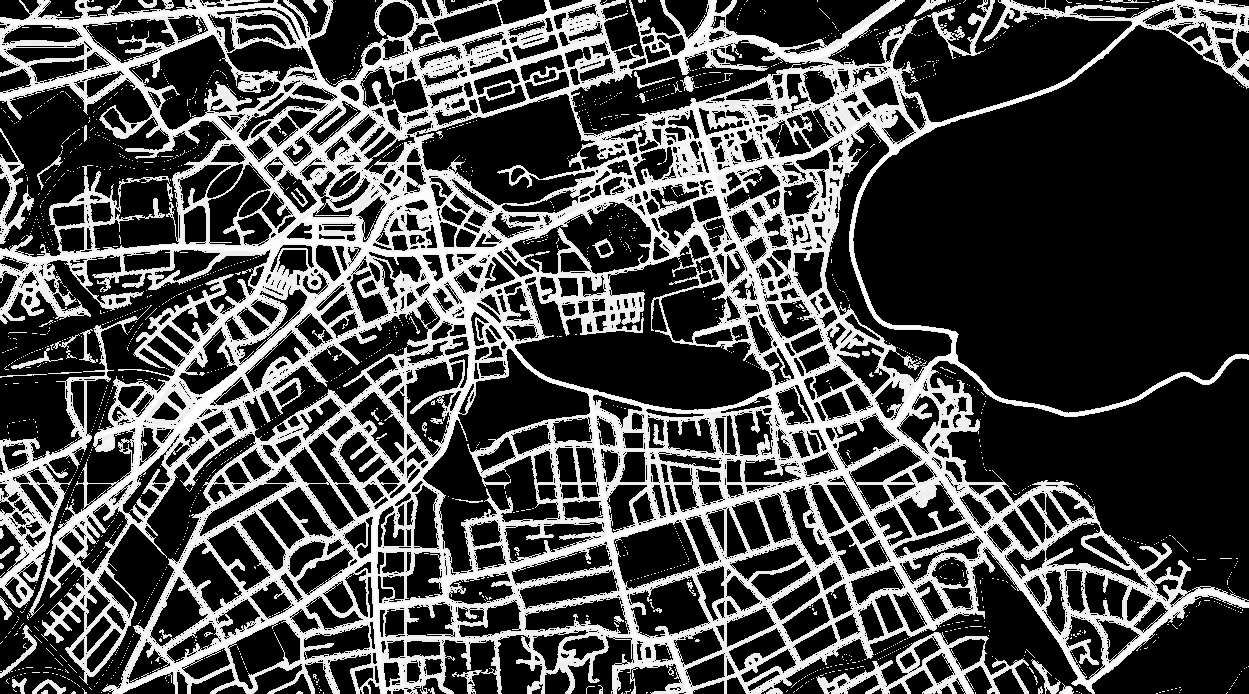
#> input picture Task1/image_gray2.png, 1249 x 694 px
$ python djikstra.py
#> lines starting #> are read from the running program, lines starting #| are printed output that depends on the picture; after the words box and inside, x2 and y2 are one past the last pixel; in counts of white or black regions, pixels touching at a corner belong together
# -*- coding: utf-8 -*-
"""
Created on Thu May 25 10:33:10 2023

@author: swami
"""

# Djikstra's Algorithm

import cv2 as cv
import numpy as np
import math

# This function determines if the considered point is inside the bounds of the image.
def inRange(img,x,y):
    return x>=0 and x<img.shape[0] and y>=0 and y<img.shape[1]

# Takes in the processed image.
image = cv.imread("image_gray2.png")
#> image is the input picture: shape (694, 1249, 3); mean B, G, R 72.3, 72, 71.5

image = cv.resize(image, (610, 338), interpolation = cv.INTER_LINEAR)
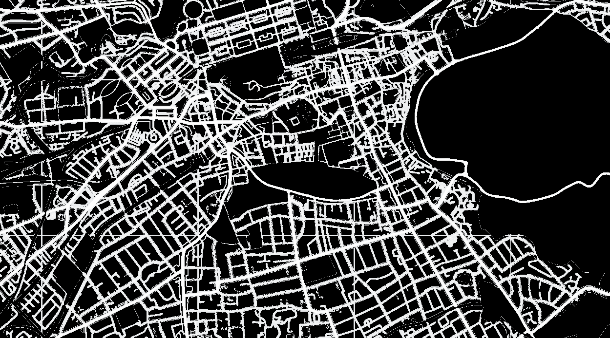
#> image: shape (338, 610, 3); mean B, G, R 72.2, 71.9, 71.4

# We create a copy of the original image to not accidentally change data. This is more of a stretched cautionary step.
temp = image.copy()

# Declaring the color values we will be using throughout this code
blue = [255, 0, 0]
white = [255, 255, 255]
black = [0, 0, 0]
found = [0, 255, 255]

# This stores the startXY and endXy co-ordinates
startXY = (274,354)
endXY = (85, 257)

# open_set = Stores the pixels that have been reached but the neighbors have not been explored yet.
# closed_set = Stores the pixels that have been reached and the neighbors have been explored.
open_set = set([startXY])
closed_set = set([])

# g is the cost to reach the corresponding vertex from startXY
g = {}

# parents stores the parent of a particular pixel (Implies that it was reached through the parent pixel)
parents = {}

# the cost to reach startXY is 0
g[startXY] = 0

# declaring the values for the coordinates individually
startX = startXY[0]
startY = startXY[1]
endX = endXY[0]
endY = endXY[1]

# parent of startXY is itself. We will later use this to reconstruct the path
parents[startXY] = startXY

# setting the flag to zero. If set to zero, that implies the optimum path has been found
flag = 0

# we mark the explored parts in blue
temp[(startX, startY)] = blue
#> temp: shape (338, 610, 3); under 0.01% of pixels changed, all inside (x1, y1, x2, y2) = (354, 274, 355, 275)

# The Djikstra's Algorithm's implementation. Starts with a loop that proceeds till the entire image has been explored.
# If this happens then open_set will have zero elements.
while len(open_set) != 0:
    # n is a node that we are about to consider
    n = None

    # The loop checks for the minimum cost in the open_set
    for (i, j) in open_set:
        # Technically, if the cost is 1 for everything, (unweighted) then this is just a BFS implementation.
        if n == None or g[(i, j)]< g[n]:
            n = (i, j)

    # Set the coordinates to n[0] and n[1]
    i = n[0]
    j = n[1]

    # These will iterate through the neighbours
    for (r,s) in [(0, 1), (1, 0), (1, 1), (-1, 0), (0, -1), (-1, -1), (1, -1), (-1, 1)]:

        if inRange(temp,r+i,s+j):

            # Checks is (r+i, s+j) has already been explored. And also if it is traversable. That is it is not black
            if ((r+i, s+j) not in open_set) and ((r+i, s+j) not in closed_set) and ((temp[i+r, j+s] != black).any()):
                open_set.add((r+i, s+j))
                temp[i+r, j+s] = blue
                parents[(r+i, s+j)] = (i, j)
                g[(r+i, j+s)] = g[(i, j)] + 1

            # Runs this condition is the node has already been traversed once before
            elif (temp[i+r, j+s] != black).any():
                # Checks if the cost is lesser than before
                if g[(r+i, s+j)]> g[(i, j)] + 1:
                    parents[(r+i, s+j)] = (i, j)
                    g[(r+i, j+s)] = g[(i, j)] + 1

                    # Opens up the node since it has a newer path allocated
                    if (r+i, s+j) in closed_set:
                        closed_set.remove((r+i, s+j))
                        open_set.add((r+i, s+j))

            # if the endXY is reached, then flag is set to 1
            if (i+r, j+s) == endXY:
                flag = 1
                break
            '''
            # Uncomment this to show animated display.
            cv.waitKey(1)
            cv.imshow("Image", temp)
            '''

    # once done exploring all the neighbors, we add n to the closed set.
    open_set.remove(n)
    closed_set.add(n)
    if flag == 1:
        break
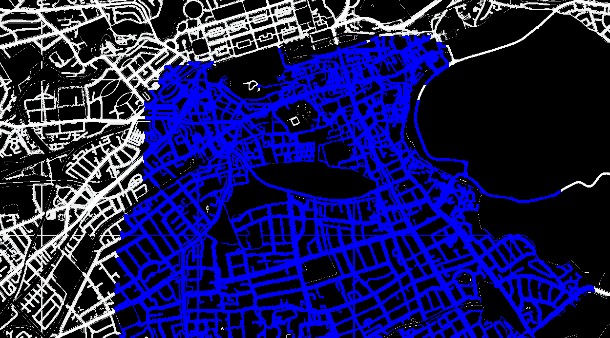
#> temp: shape (338, 610, 3); mean B, G, R 87.2, 27.5, 27.4

cv.waitKey(1)
count = 0

# The code to reconstruct the path
if flag == 1:
    reconst_path = []
    n = endXY
    while parents[n] != n:
        reconst_path.append(n)
        n = parents[n]

    reconst_path.append(startXY)
    reconst_path.reverse()

    for i in reconst_path:
        count += 1
        temp[i[0]][i[1]] = found
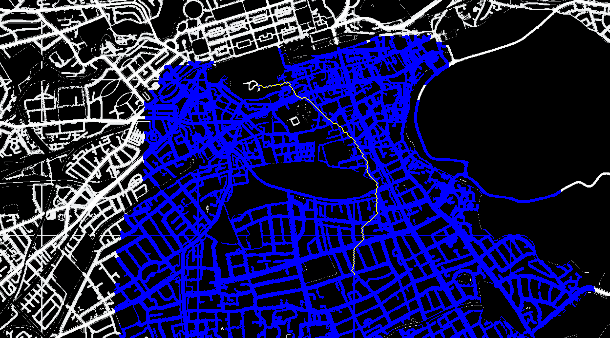
#> temp: shape (338, 610, 3); 0.12% of pixels changed, all inside (x1, y1, x2, y2) = (257, 82, 378, 275)
#> after the loop, count = 241

# prints the path length
print(count)
#| 241
cv.imshow("Image", temp)
cv.waitKey(0)
cv.destroyAllWindows()
